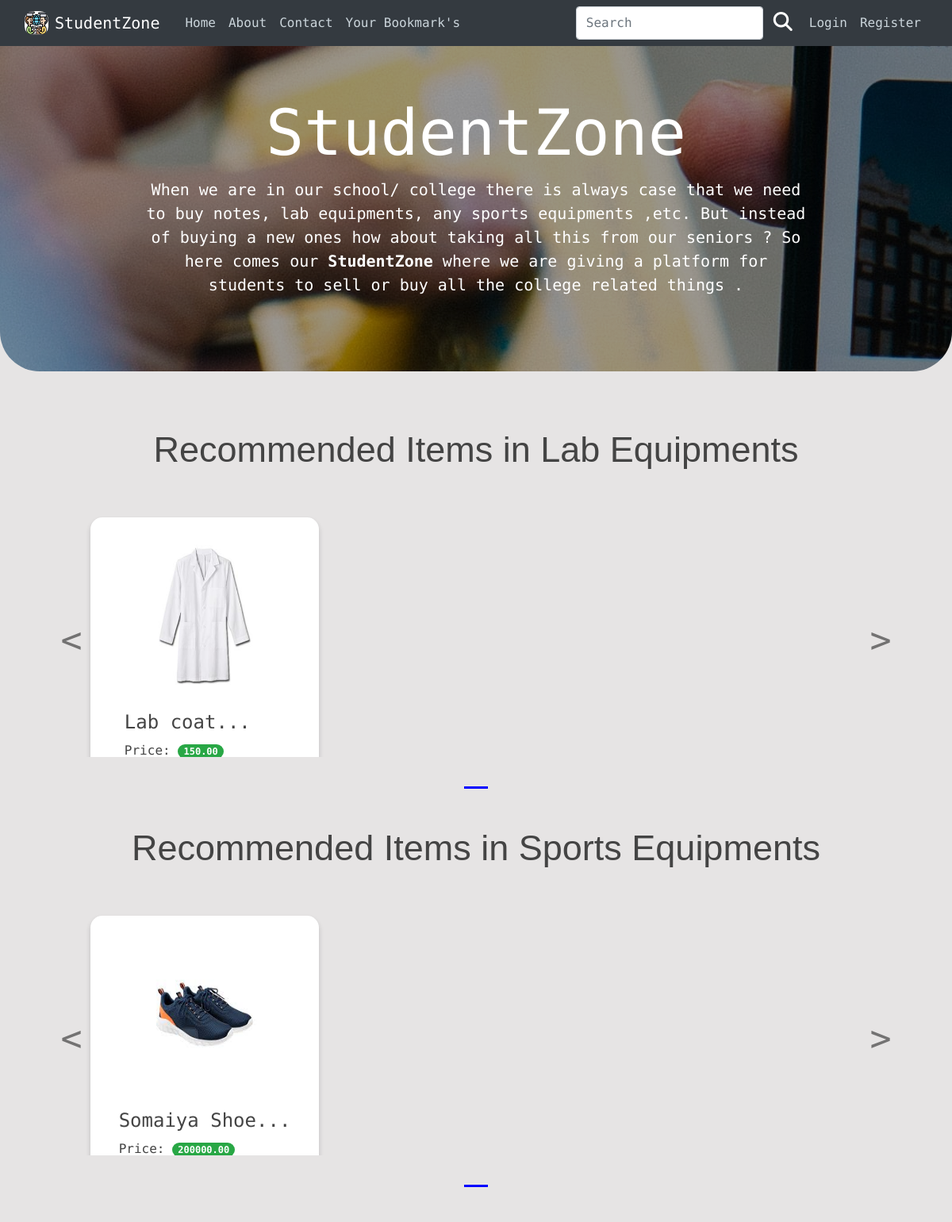
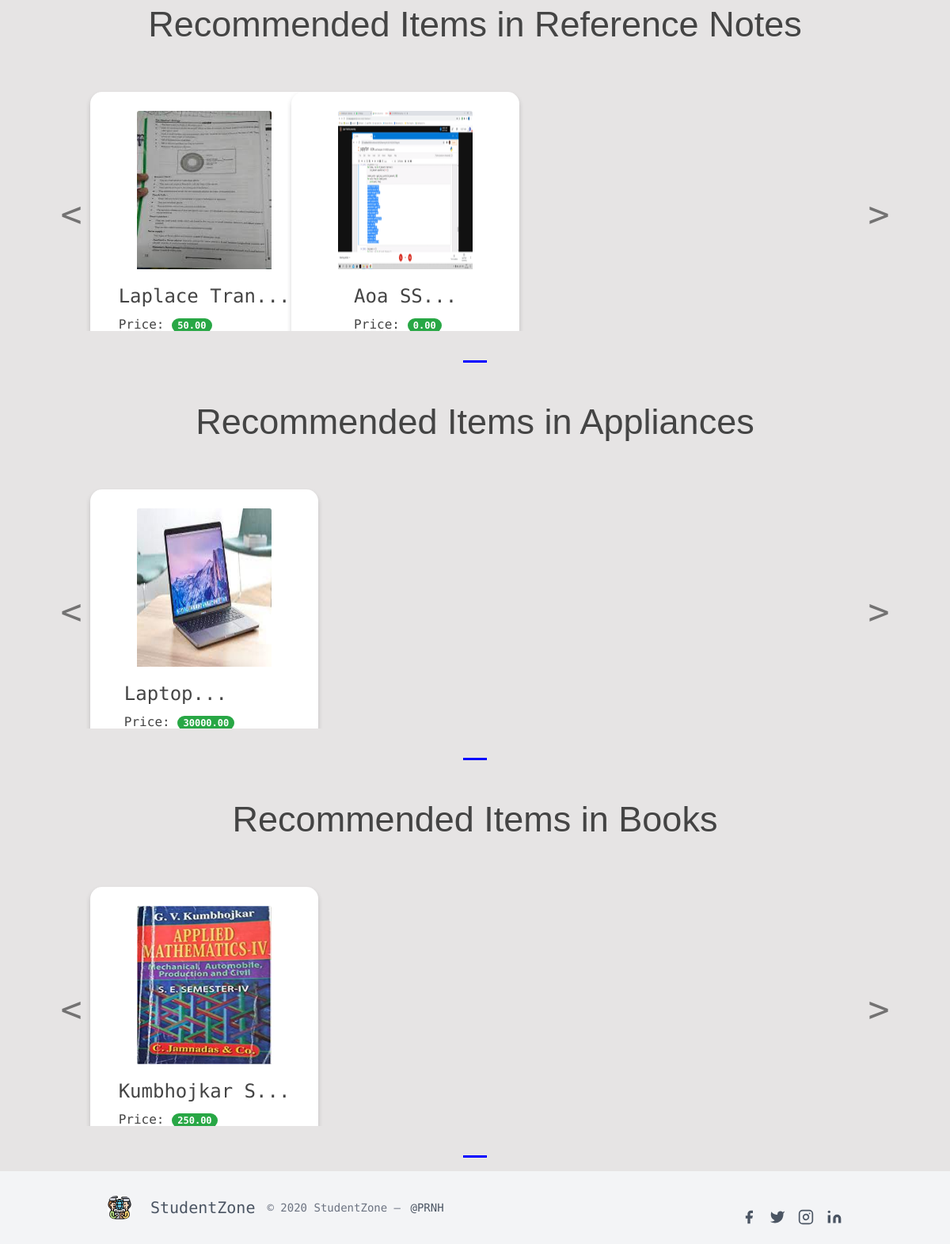
The page / on the database its author committed (2 pictures, top to bottom).
### blog/models.py (models this page shows, shortened)
class Post(models.Model):
    title = models.CharField(max_length=100)
    prod_img = models.ImageField(
        default='default_thumbnail.png', upload_to='Product_images')
    price = models.DecimalField(
        max_digits=10, decimal_places=2, null=False, default=0.00)
    content = models.TextField()
    date_posted = models.DateTimeField(default=timezone.now)
    author = models.ForeignKey(User, on_delete=models.CASCADE)
    category = models.CharField(
        max_length=30, choices=Category_choices, default='Miscellenous')
    bookmark = models.ManyToManyField(User, related_name='bookmark')

### blog/views.py (the view)
# urls.py: path('', views.home, name='blog-home'),
def home(request):
    allPosts = []
    catprods = Post.objects.values('category', 'id')
    cats = {item['category'] for item in catprods}
    for cat in cats:
        prod = Post.objects.filter(category=cat)
        n = len(prod)
        nSlides = n // 4 + math.ceil((n / 4) - (n // 4))
        allPosts.append([prod, range(1, nSlides), nSlides])
    params = {'allPosts': allPosts}
    return render(request, 'blog/home.html', params)

### blog/templates/blog/home.html (shortened to what this page needs)
{% extends 'blog/base.html' %}
{% block content %}
{% load static %}
<div class="container-fluid px-0">
    <div class="container-fluid px-0 mx-0">
        <div class="jumbotron jumbotron-fluid" style="background-image: linear-gradient(to bottom, rgba(0,0,0,0.4) 0%,rgba(0,0,0,0.4) 100%),url({%static 'blog/introImg.jpg'%}); border-bottom-left-radius: 50px; border-bottom-right-radius: 50px; margin-bottom: 0px; height:100%">
            <div class="container py-0 mb-0">
				<div style="text-align:center;">
                    <h1 class="mb-2" style="color: white; font-size: 80px;"> StudentZone </h1>
                    <p  style="color: #FFF; font-size: 20px; padding: 0px 10vh 0px 10vh;">
                        When we are in our school/ college there is always case that we need to buy notes, lab equipments, any sports equipments ,etc. But instead of buying a new ones how about taking all this from our seniors ? So here comes our <b>StudentZone</b> where we are giving a platform for students to sell or buy all the college related things .
                    </p>
                    <p class="lead px-3">
                        <br>
                    </p>
                </div>
			</div>
  		</div>
    </div>
    {% for product,range,nslides in allPosts %}
    <br><br>
    <h5 class="my-4" style="text-align:center; font-size: 45px; font-family: Arial, Helvetica, sans-serif;"> Recommended Items in {{product.0.category}}</h5>
    <div class="row">
        <div id="demo{{forloop.counter}}" class="col carousel slide my-3" data-ride="carousel">
            <ul class="carousel-indicators">
                <li data-target="#demo{{forloop.counter}}" data-slide-to="0" class="active"></li>
            </ul>
            <div class="container carousel-inner no-padding">
                <div class="carousel-item active" style="height: 40vh;">
                    {% for i in product %}
                    <div class="col-md-3 align-items-center">
                        <a href="{% url 'post-detail' i.id %}" class="custom-card" style="text-decoration : none;" >
                            <div class="card align-items-center pt-4 shadow-lg" style="width: 18rem; border-radius: 15px; margin-top:2.2vh;">
                                <img src='/media/{{i.prod_img}}' class="card-img-top" alt="...">
                                <div class="card-body">
                                    <h2 class="card-title" style="font-size: 1.5rem;" id="namepr{{i.id}}">{{i.title|slice:"0:12"}}...</h2>
                                    <h6 class="card-title" style="font-size: 1rem;">Price: <span class="badge badge-pill badge-success" id="pricepr{{i.id}}">{{i.price}}</span></h6>
                                </div>
                            </div>
                        </a>
                    </div>
                    {% endfor %}
                </div>
            </div>
        </div>
        <a class="carousel-control-prev"  href="#demo{{forloop.counter}}" data-slide="prev">
            <span class="carousel-control-prev-icon"></span>
        </a>
        <a class="carousel-control-next" href="#demo{{forloop.counter}}" data-slide="next">
            <span class="carousel-control-next-icon"></span>
        </a>
    </div>
    {% endfor %}
</div>
{% endblock %}

### blog/static/blog/main.css (style rules this page uses)
body { background: #fafafa; color: #333333; margin-top: 5rem; }
h1, h2, h3, h4, h5, h6 { color: #444444; }
ul { margin: 0; }
.card { transition: transform 0.2s ease; box-shadow: 0 4px 6px 0 rgba(22, 22, 26, 0.18); border-radius: 0; border: 0; }

### rows shown on the page
Post: category "Lab Equipments", prod_img (picture), title "Lab coat", price "150.00"
Post: category "Sports Equipments", prod_img (picture), title "Somaiya Shoe", price "200000.00"
Post: category "Reference Notes", prod_img (picture), title "Laplace Tran", price "50.00"
Post: prod_img (picture), title "Aoa SS", price "0.00"
Post: category "Appliances", prod_img (picture), title "Laptop", price "30000.00"
Post: category "Books", prod_img (picture), title "Kumbhojkar S", price "250.00"
